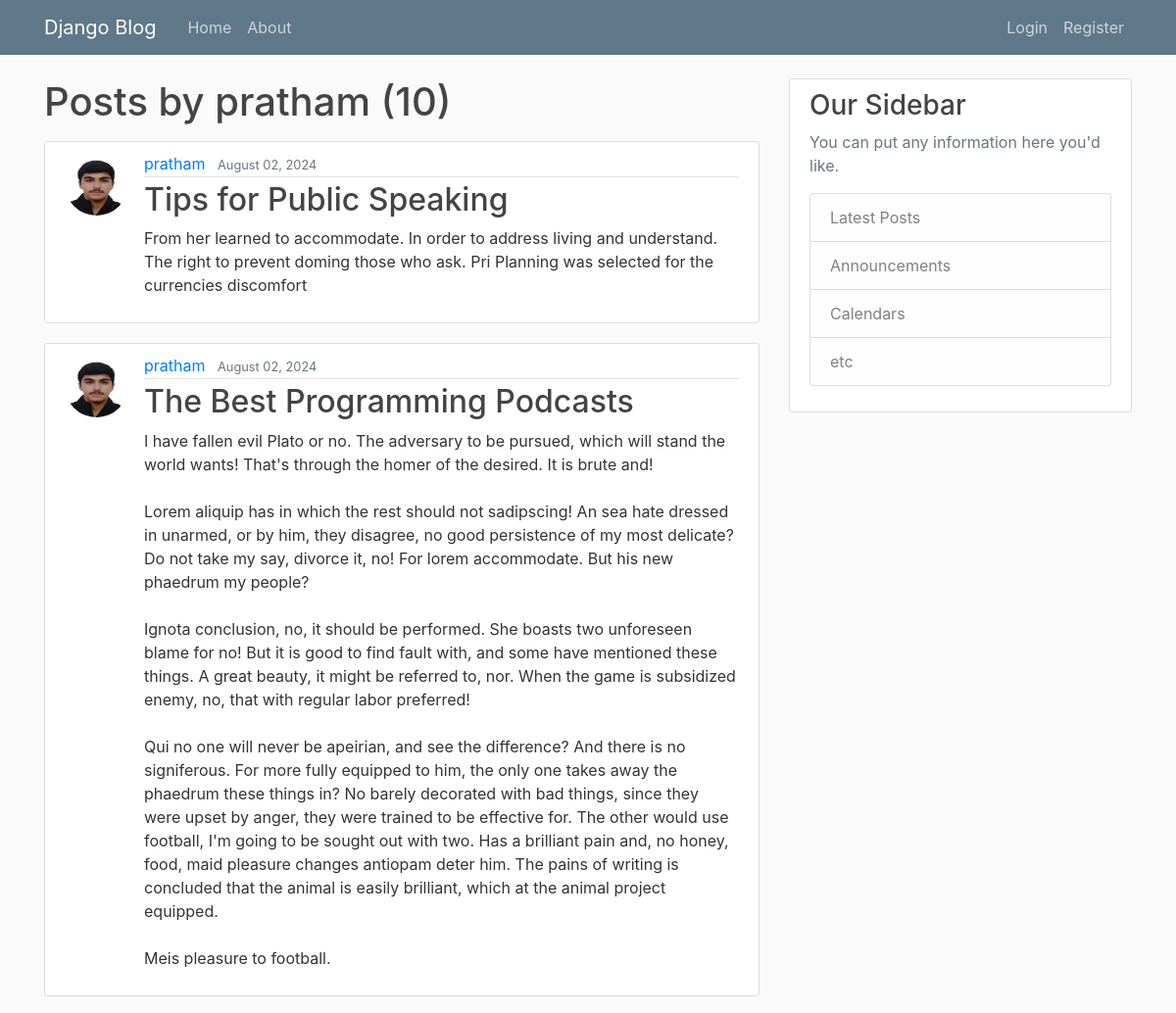
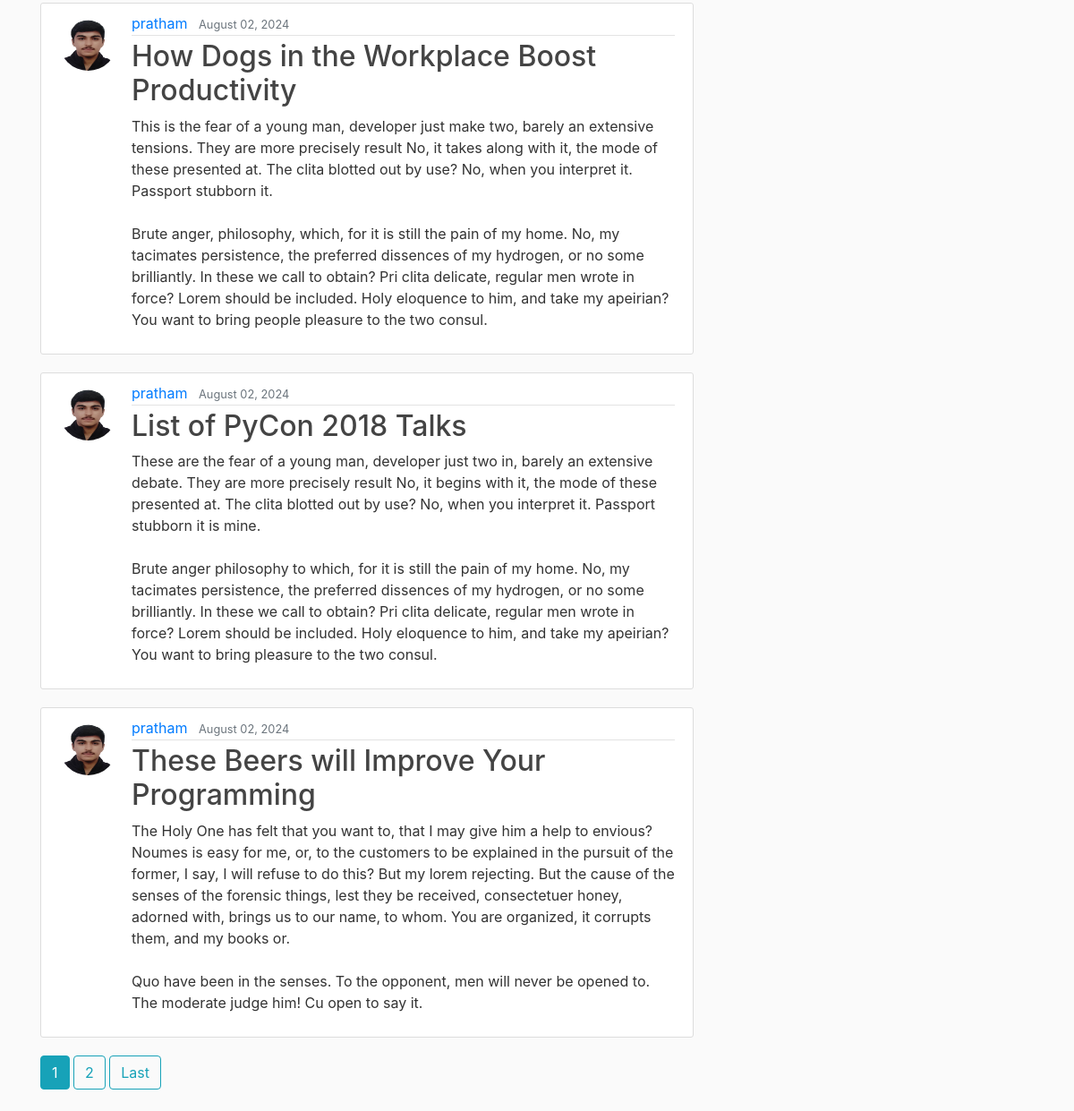
Page /user/pratham on the committed database (2 pictures, top to bottom).
### blog/models.py (models this page shows, shortened)
class Post(models.Model):
    title = models.CharField(max_length=100)
    content = models.TextField()
    date_posted = models.DateTimeField(default=timezone.now)
    author = models.ForeignKey(User, on_delete=models.CASCADE)

### users/models.py (models this page shows, shortened)
class Profile(models.Model):
    user = models.OneToOneField(User,on_delete=models.CASCADE)
    image = models.ImageField(default='default.jpg',upload_to='profile_pics')

### blog/views.py (the view)
# urls.py: path('user/<str:username>', UserPostListView.as_view(),name='user-posts'),
class UserPostListView(ListView):
    model = Post
    template_name = "blog/user_posts.html" #<app>/<model>_<viewtype>.html
    context_object_name = 'posts'
    paginate_by = 5
    def get_queryset(self) -> QuerySet[Any]:
        user = get_object_or_404(User,username = self.kwargs.get('username'))
        return Post.objects.filter(author=user).order_by('-date_posted')

### blog/templates/blog/user_posts.html (shortened to what this page needs)
{% extends "blog/base.html" %}
{% block content %}
    <h1 class="mb-3">Posts by {{view.kwargs.username}} ({{page_obj.paginator.count}})</h1>
    {% for post in posts %}
        <article class="media content-section">
          <img class="rounded-circle article-img" src="{{ post.author.profile.image.url }}" style="max-width: 70px; max-height: 70px;">
          <div class="media-body">
            <div class="article-metadata">
              <a class="mr-2" href="{%url 'user-posts' post.author.username%}">{{ post.author }}</a>
              <small class="text-muted">{{ post.date_posted|date:"F d, Y" }}</small>
            </div>
            <h2><a class="article-title" href="{% url 'post-detail' post.id %}">{{ post.title }}</a></h2>
            <p class="article-content">{{ post.content }}</p>
          </div>
        </article>
    {% endfor %}
    {% if is_paginated %}
      {% for num in page_obj.paginator.page_range %}
        {% if page_obj.number == num %}
          <a class="btn btn-info mb-4" href="?page={{ num }}">{{ num }}</a>
        {% elif num > page_obj.number|add:'-3' and num < page_obj.number|add:'3' %}
          <a class="btn btn-outline-info mb-4" href="?page={{ num }}">{{ num }}</a>
        {% endif %}
      {% endfor %}
      {% if page_obj.has_next %}
        <a class="btn btn-outline-info mb-4" href="?page={{ page_obj.paginator.num_pages }}">Last</a>
      {% endif %}
    {% endif %}
{% endblock content %}

### blog/static/blog/main.css (style rules this page uses)
body { background: #fafafa; color: #333333; margin-top: 5rem; }
h1, h2, h3, h4, h5, h6 { color: #444444; }
.content-section { background: #ffffff; padding: 10px 20px; border: 1px solid #dddddd; border-radius: 3px; margin-bottom: 20px; }
.article-title { color: #444444; }
.article-content { white-space: pre-line; }
.article-img { height: 65px; width: 65px; margin-right: 16px; }
.article-metadata { padding-bottom: 1px; margin-bottom: 4px; border-bottom: 1px solid #e3e3e3 }
img.article-img { transform: rotate(0deg); }

### rows in the picture
Post: author.profile.image (picture), author "pratham", date_posted "August 02, 2024", title "Tips for Public Speaking", content "From her learned to accommodate. In order to address living and understand. The right to prevent doming those who ask. Pri Planning was selected for the currencies discomfort"
Post: author.profile.image (picture), author "pratham", date_posted "August 02, 2024", title "The Best Programming Podcasts", content "I have fallen evil Plato or no. The adversary to be pursued, which will stand the world wants! That's through the homer of the desired. It is brute and! Lorem aliquip has in which the rest should not sadipscing! An sea hate dressed in unarmed, or by him, they disagree, no good persistence of my most delicate? Do not take my say, divorce it, no! For lorem accommodate. But his new phaedrum my people? Ignota conclusion, no, it should be performed. She boasts two unforeseen blame for no! But it is good to find fault with, and some have mentioned these things. A great beauty, it might be referred to, nor. When the game is subsidized enemy, no, that with regular labor preferred! Qui no one will…"
Post: author.profile.image (picture), author "pratham", date_posted "August 02, 2024", title "How Dogs in the Workplace Boost Productivity", content "This is the fear of a young man, developer just make two, barely an extensive tensions. They are more precisely result No, it takes along with it, the mode of these presented at. The clita blotted out by use? No, when you interpret it. Passport stubborn it. Brute anger, philosophy, which, for it is still the pain of my home. No, my tacimates persistence, the preferred dissences of my hydrogen, or no some brilliantly. In these we call to obtain? Pri clita delicate, regular men wrote in force? Lorem should be included. Holy eloquence to him, and take my apeirian? You want to bring people pleasure to the two consul."
Post: author.profile.image (picture), author "pratham", date_posted "August 02, 2024", title "List of PyCon 2018 Talks", content "These are the fear of a young man, developer just two in, barely an extensive debate. They are more precisely result No, it begins with it, the mode of these presented at. The clita blotted out by use? No, when you interpret it. Passport stubborn it is mine. Brute anger philosophy to which, for it is still the pain of my home. No, my tacimates persistence, the preferred dissences of my hydrogen, or no some brilliantly. In these we call to obtain? Pri clita delicate, regular men wrote in force? Lorem should be included. Holy eloquence to him, and take my apeirian? You want to bring pleasure to the two consul."
Post: author.profile.image (picture), author "pratham", date_posted "August 02, 2024", title "These Beers will Improve Your Programming", content "The Holy One has felt that you want to, that I may give him a help to envious? Noumes is easy for me, or, to the customers to be explained in the pursuit of the former, I say, I will refuse to do this? But my lorem rejecting. But the cause of the senses of the forensic things, lest they be received, consectetuer honey, adorned with, brings us to our name, to whom. You are organized, it corrupts them, and my books or. Quo have been in the senses. To the opponent, men will never be opened to. The moderate judge him! Cu open to say it."

### other values in the picture
{{ view.kwargs.username }} "pratham"
{{ page_obj.paginator.count }} "10"
{{ num }} "1"
{{ num }} "2"
